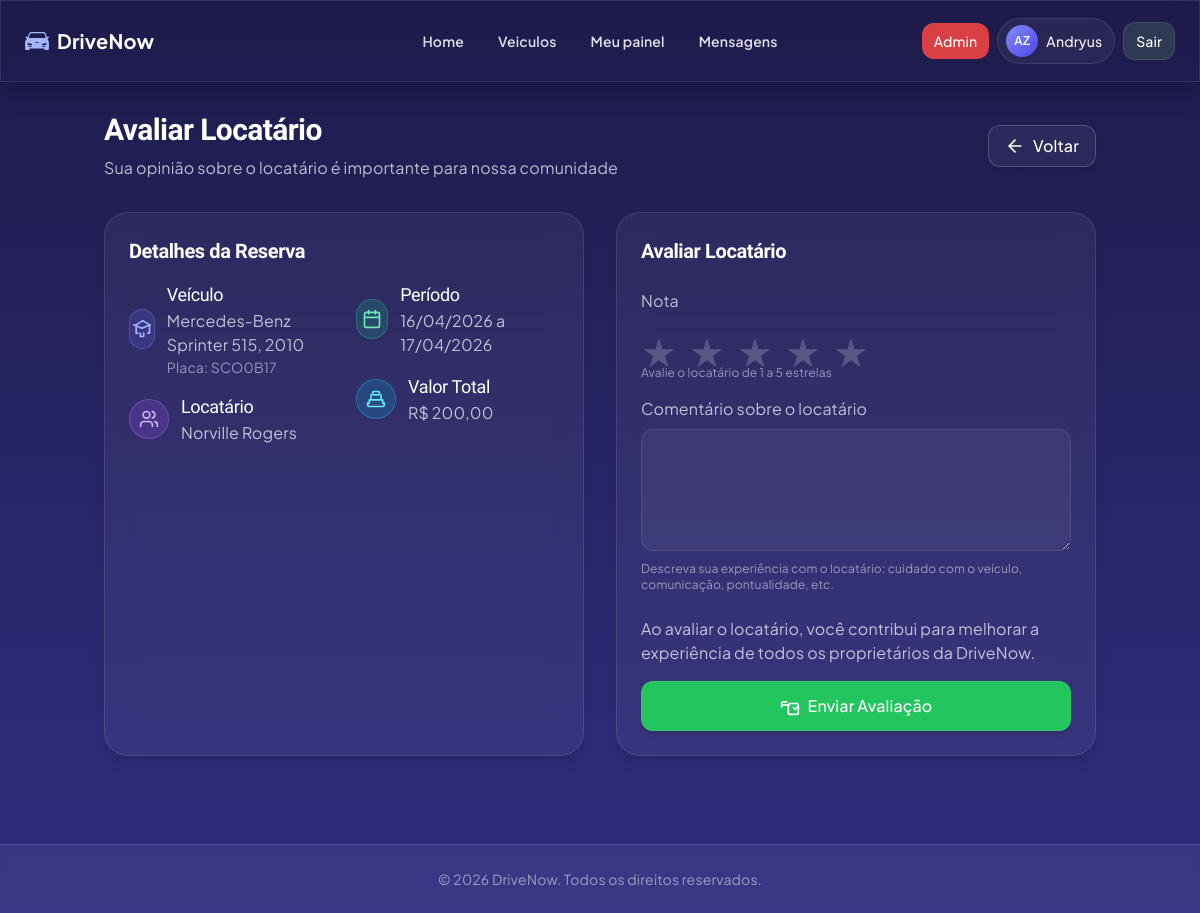
Page /avaliacao/avaliar_locatario.php?reserva=2 (signed in) on the committed database.
### tables this page shows
CREATE TABLE `reserva` (
  `id` int(11) NOT NULL,
  `veiculo_id` int(11) DEFAULT NULL,
  `conta_usuario_id` int(11) DEFAULT NULL,
  `reserva_data` date DEFAULT NULL,
  `devolucao_data` date DEFAULT NULL,
  `diaria_valor` decimal(10,2) DEFAULT NULL,
  `taxas_de_uso` decimal(10,2) DEFAULT NULL,
  `taxas_de_limpeza` decimal(10,2) DEFAULT NULL,
  `valor_total` decimal(10,2) DEFAULT NULL,
  `status` varchar(20) DEFAULT 'pendente',
  `observacoes` text DEFAULT NULL
);

CREATE TABLE `veiculo` (
  `id` int(11) NOT NULL,
  `local_id` int(11) DEFAULT NULL,
  `categoria_veiculo_id` int(11) DEFAULT NULL,
  `dono_id` int(11) DEFAULT NULL,
  `veiculo_marca` varchar(50) DEFAULT NULL,
  `veiculo_modelo` varchar(100) DEFAULT NULL,
  `veiculo_ano` int(11) DEFAULT NULL,
  `veiculo_km` int(11) DEFAULT NULL,
  `veiculo_placa` varchar(50) DEFAULT NULL,
  `veiculo_cambio` varchar(50) DEFAULT NULL,
  `veiculo_combustivel` varchar(50) DEFAULT NULL,
  `veiculo_portas` int(11) DEFAULT NULL,
  `veiculo_acentos` int(11) DEFAULT NULL,
  `veiculo_tracao` varchar(50) DEFAULT NULL,
  `disponivel` tinyint(1) DEFAULT 1 COMMENT '0=Indisponível, 1=Disponível',
  `preco_diaria` decimal(10,2) NOT NULL DEFAULT 150.00,
  `descricao` text DEFAULT NULL,
  `media_avaliacao` decimal(3,1) DEFAULT NULL,
  `total_avaliacoes` int(11) DEFAULT 0
);

### avaliacao/avaliar_locatario.php (the view, shortened to what this page needs)
<?php
$usuario = getUsuario();
global $pdo;
$reservaId = (int)$_GET['reserva'];
$stmt = $pdo->prepare("SELECT id FROM dono WHERE conta_usuario_id = ?");
$stmt->execute([$usuario['id']]);
$dono = $stmt->fetch();
$stmt = $pdo->prepare("
    SELECT r.*, v.veiculo_marca, v.veiculo_modelo, v.veiculo_ano, v.veiculo_placa,
           CONCAT(u.primeiro_nome, ' ', u.segundo_nome) AS nome_locatario,
           u.id AS locatario_id
    FROM reserva r
    INNER JOIN veiculo v ON r.veiculo_id = v.id
    INNER JOIN conta_usuario u ON r.conta_usuario_id = u.id
    WHERE r.id = ? AND v.dono_id = ? AND r.status = 'finalizada'
");
$stmt->execute([$reservaId, $dono['id']]);
$reserva = $stmt->fetch();
?>
<!DOCTYPE html>
<html lang="pt-br">
<head>
    <script src="https://cdn.tailwindcss.com"></script>
    <script src="https://cdn.tailwindcss.com?plugins=forms"></script>
    <link rel="stylesheet" href="../assets/ui-modern.css">
</head>
<body class="drivenow-modern text-white">
    <?php include_once '../includes/navbar.php'; ?>
    <main class="container mx-auto pt-28 pb-10 px-4">
        <div class="flex items-center justify-between mb-8">
            <div>
                <h2 class="text-3xl font-bold text-white">Avaliar Locatário</h2>
                <p class="text-white/70 mt-2">Sua opinião sobre o locatário é importante para nossa comunidade</p>
            </div>
            <a href="../reserva/reservas_recebidas.php" class="btn-dn-ghost border border-white/20 text-white hover:bg-white/20 rounded-xl px-4 py-2 font-medium backdrop-blur-sm bg-white/5 hover:bg-white/10 shadow-md hover:shadow-lg flex items-center justify-center">
                <svg xmlns="http://www.w3.org/2000/svg" width="24" height="24" viewBox="0 0 24 24" fill="none" stroke="currentColor" stroke-width="2" stroke-linecap="round" stroke-linejoin="round" class="h-5 w-5 mr-2">
                    <path d="m12 19-7-7 7-7"></path>
                    <path d="M19 12H5"></path>
                </svg>
                <span>Voltar</span>
            </a>
        </div>
        <div class="grid grid-cols-1 lg:grid-cols-2 gap-8">
            <div class="section-shell backdrop-blur-lg bg-white/5 border subtle-border rounded-3xl shadow-lg p-6">
                <h3 class="text-xl font-semibold mb-4">Detalhes da Reserva</h3>
                <div class="grid grid-cols-1 md:grid-cols-2 gap-6">
                    <div class="space-y-4">
                        <div class="flex items-center">
                            <div class="w-10 h-10 rounded-full bg-indigo-500/20 text-indigo-300 border border-indigo-400/30 flex items-center justify-center mr-3">
                            </div>
                            <div>
                                <h4 class="text-lg font-medium">Veículo</h4>
                                <p class="text-white/70"><?= htmlspecialchars($reserva['veiculo_marca']) ?> <?= htmlspecialchars($reserva['veiculo_modelo']) ?>, <?= htmlspecialchars($reserva['veiculo_ano']) ?></p>
                                <p class="text-white/50 text-sm">Placa: <?= htmlspecialchars($reserva['veiculo_placa']) ?></p>
                            </div>
                        </div>
                        <div class="flex items-center">
                            <div class="w-10 h-10 rounded-full bg-purple-500/20 text-purple-300 border border-purple-400/30 flex items-center justify-center mr-3">
                            </div>
                            <div>
                                <h4 class="text-lg font-medium">Locatário</h4>
                                <p class="text-white/70"><?= htmlspecialchars($reserva['nome_locatario']) ?></p>
                            </div>
                        </div>
                    </div>
                    <div class="space-y-4">
                        <div class="flex items-center">
                            <div class="w-10 h-10 rounded-full bg-emerald-500/20 text-emerald-300 border border-emerald-400/30 flex items-center justify-center mr-3">
                            </div>
                            <div>
                                <h4 class="text-lg font-medium">Período</h4>
                                <p class="text-white/70"><?= date('d/m/Y', strtotime($reserva['reserva_data'])) ?> a <?= date('d/m/Y', strtotime($reserva['devolucao_data'])) ?></p>
                            </div>
                        </div>
                        <div class="flex items-center">
                            <div class="w-10 h-10 rounded-full bg-cyan-500/20 text-cyan-300 border border-cyan-400/30 flex items-center justify-center mr-3">
                            </div>
                            <div>
                                <h4 class="text-lg font-medium">Valor Total</h4>
                                <p class="text-white/70">R$ <?= number_format($reserva['valor_total'], 2, ',', '.') ?></p>
                            </div>
                        </div>
                    </div>
                </div>
            </div>
            <div class="section-shell backdrop-blur-lg bg-white/5 border subtle-border rounded-3xl shadow-lg p-6">
                <h3 class="text-xl font-semibold mb-4">Avaliar Locatário</h3>
                <form method="POST" class="space-y-6">
                    <div class="space-y-4">
                        <div>
                            <label class="block text-white/70 mb-2">Nota</label>
                            <div class="rating">
                                <label for="star5l"></label>
                                <label for="star4l"></label>
                                <label for="star3l"></label>
                                <label for="star2l"></label>
                                <label for="star1l"></label>
                            </div>
                            <p class="text-xs text-white/50 mt-1">Avalie o locatário de 1 a 5 estrelas</p>
                        </div>
                        <div>
                            <label for="comentario_locatario" class="block text-white/70 mb-2">Comentário sobre o locatário</label>
                            <textarea id="comentario_locatario" name="comentario_locatario" rows="4" class="w-full bg-white/5 border subtle-border rounded-xl p-3 focus:ring-2 focus:ring-indigo-500 focus:border-none outline-none text-white"><?= htmlspecialchars($_POST['comentario_locatario'] ?? '') ?></textarea>
                            <p class="text-xs text-white/50 mt-1">Descreva sua experiência com o locatário: cuidado com o veículo, comunicação, pontualidade, etc.</p>
                        </div>
                    </div>
                    <div class="space-y-4">
                        <p class="text-white/70">Ao avaliar o locatário, você contribui para melhorar a experiência de todos os proprietários da DriveNow.</p>
                        <button type="submit" class="btn-dn-primary w-full bg-green-500 hover:bg-green-600 text-white rounded-xl transition-colors border border-green-400/30 px-4 py-3 font-medium shadow-md hover:shadow-lg flex items-center justify-center">
                            <span>Enviar Avaliação</span>
                        </button>
                    </div>
                </form>
            </div>
        </div>
    </main>
    <footer class="bg-white/5 backdrop-blur-sm border-t subtle-border py-6 mt-12">
        <div class="container mx-auto px-4">
            <div class="text-center text-white/50 text-sm">
                &copy; <?= date('Y') ?> DriveNow. Todos os direitos reservados.
            </div>
        </div>
    </footer>
</body>
</html>

### assets/ui-modern.css (style rules this page uses)
:root { --dn-font-title: 'Sora', 'Trebuchet MS', 'Segoe UI', Tahoma, Geneva, Verdana, sans-serif; --dn-font-body: 'Plus Jakarta Sans', 'Segoe UI', Tahoma, Geneva, Verdana, sans-serif; --dn-surface: rgba(255, 255, 255, 0.06); --dn-surface-hover: rgba(255, 255, 255, 0.1); --dn-border: rgba(255, 255, 255, 0.14); --dn-shadow: 0 18px 35px rgba(2, 6, 23, 0.35); --dn-shadow-soft: 0 10px 22px rgba(2, 6, 23, 0.2); --dn-primary: #6366f1; --dn-primary-hover: #4f46e5; --dn-primary-accent: #818cf8; }
.drivenow-modern { font-family: var(--dn-font-body); letter-spacing: 0.01em; }
.drivenow-modern h1, .drivenow-modern h2, .drivenow-modern h3, .drivenow-modern h4, .drivenow-modern .title-font { font-family: var(--dn-font-title); letter-spacing: -0.02em; }
.section-shell { border: 1px solid var(--dn-border); box-shadow: var(--dn-shadow-soft); }
.btn-dn-primary { border: 1px solid rgba(129, 140, 248, 0.45); box-shadow: 0 12px 25px rgba(79, 70, 229, 0.28); transition: transform 0.2s ease, box-shadow 0.2s ease, background-color 0.2s ease; }
.btn-dn-ghost { transition: transform 0.2s ease, background-color 0.2s ease, border-color 0.2s ease; }

### avaliacao/avaliar_locatario.php (style rules this page uses)
body { background: linear-gradient(to bottom, #1e1b4b, #312e81); min-height: 100vh; }
.subtle-border { border-color: rgba(255, 255, 255, 0.1); }
.rating { display: flex; flex-direction: row-reverse; justify-content: flex-end; }
.rating label { cursor: pointer; width: 2.5rem; height: 2.5rem; margin-right: 0.5rem; position: relative; color: rgba(255, 255, 255, 0.2); }
.rating label::before { content: '★'; position: absolute; font-size: 2.5rem; opacity: 1; }

### rows in the picture
reserva: veiculo.veiculo_marca "Mercedes-Benz", veiculo.veiculo_modelo "Sprinter 515", veiculo.veiculo_ano "2010", veiculo.veiculo_placa "SCO0B17", reserva_data "16/04/2026", devolucao_data "17/04/2026", valor_total "200,00"

### other values in the picture
$navIniciais "AZ"
$navNomeExibicao "Andryus"
$reserva['nome_locatario'] "Norville Rogers"
